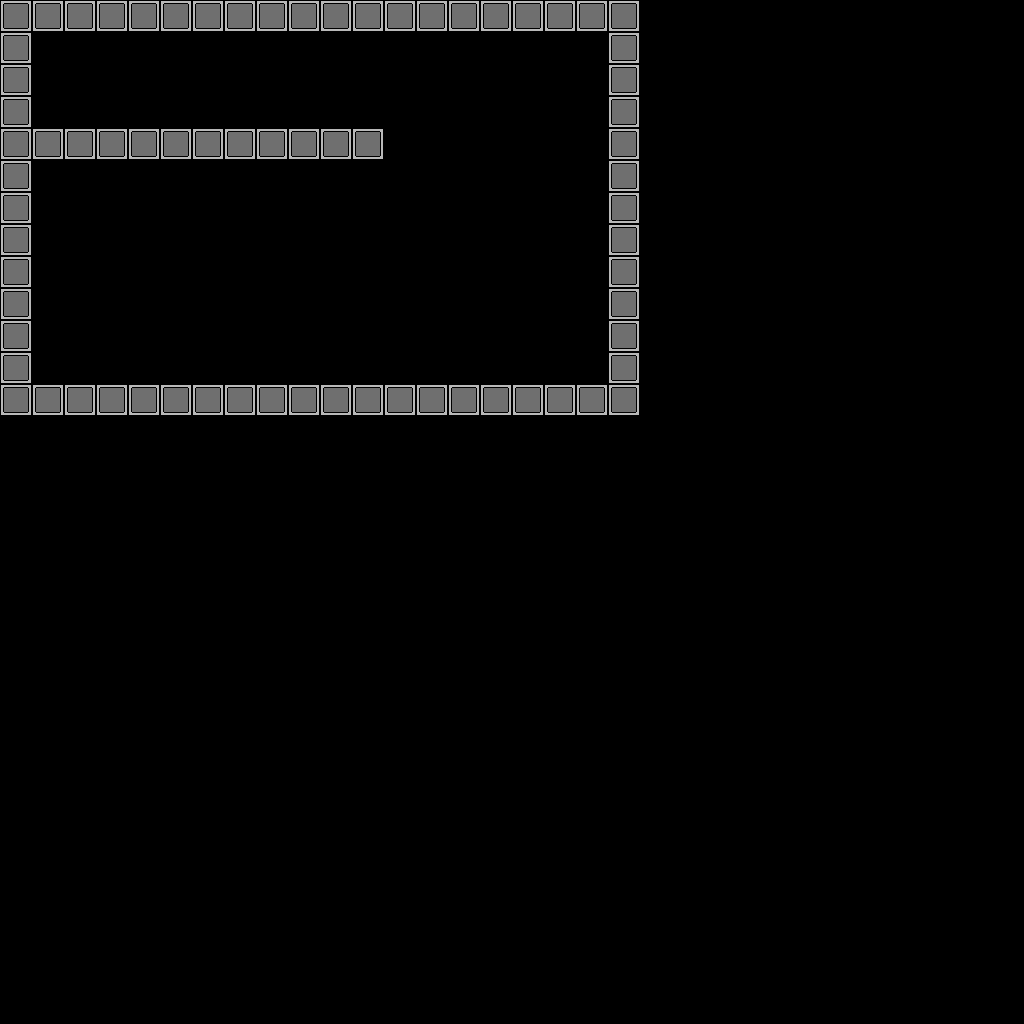

This is a level from a 2D game, rendered from its Tiled map with the project's own tilesets. A one-line summary and the map file follow, with tile-layer data summarised:
An orthogonal 32x32 tile map with 32x32 px tiles, 1 tile layer (Tile Layer 1).

<map version="1.0" orientation="orthogonal" renderorder="right-down" width="32" height="32" tilewidth="32" tileheight="32" nextobjectid="1">
 <tileset firstgid="1" name="block" tilewidth="32" tileheight="32">
  <image source="Block.png" width="32" height="32" />
 </tileset>
 <layer name="Tile Layer 1" width="32" height="32">
  <data>[1024 cells, 73 non-empty, 1 distinct tile ids]</data>
 </layer>
</map>
